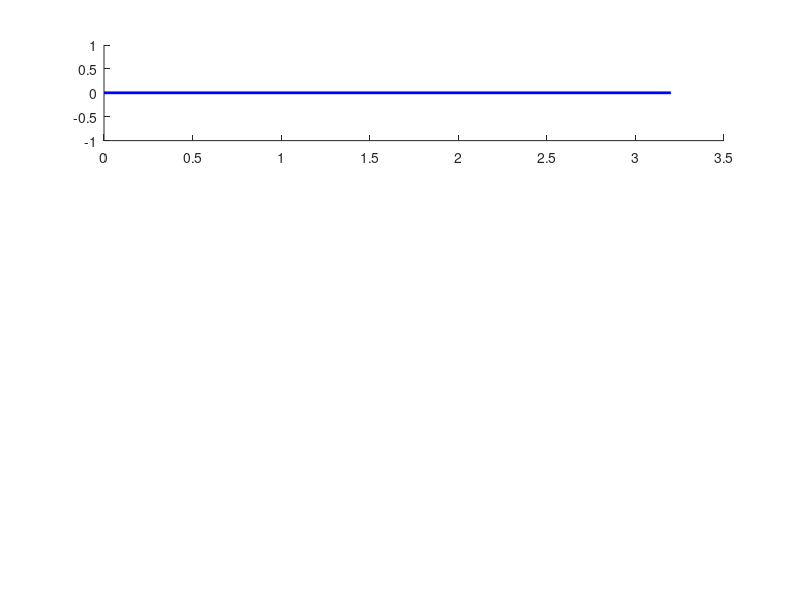

MATLAB code to generate this figure: (Note: this script raises an error after producing the figure.)
clc; clear all;
L1=3.2;L2=20;L3=7.5;L0=5;L=20;
F_friction=5;
t=0:0.05:10;
ang_speed=2;
theta=ang_speed*t;
A=[0;0];
D=L0*[-3;1];
F=D+[-5;0];
B=L1*[cos(theta);sin(theta)];
alpha=atan(-1/3)+pi;
theta2=alpha-theta;
D_mag=5*sqrt(10);
E=sqrt((D_mag*cos(alpha)-L1*cos(theta)).^2+(D_mag*sin(alpha)-L1*sin(theta)).^2);
beta=acos((E.^2+L2^2-L3^2)./(2*E*L2));
gamma=-asin((D_mag*sin(alpha)-L1*sin(theta))./E)+pi;
omega=asin((L0-(L1*sin(theta)+L2*sin(gamma+beta)))/L3);
theta4 = pi - alpha + omega;
C=[(L1*cos(theta)+L2*cos(gamma+beta));(L1*sin(theta)+L2*sin(gamma+beta))];
delta=0.874553;
E=D+[(L*cos(omega+delta));(L*sin(omega+delta))];
G=E+[-5;0];
E_up=D+[(L*cos(omega+delta));(L*sin(omega+delta))+10];
E_down=D+[(L*cos(omega+delta));(L*sin(omega+delta))-10];
E_x=E(1,:);
E_y=E(2,:);
E_vx=diff(E_x)./diff(t);
E_vy=diff(E_y)./diff(t);
E_v=sqrt(E_vx.^2+E_vy.^2);
A_torque=(F_friction/ang_speed)*E_v;

Jacob = (L1/L3)*( (L3*sin(theta2-theta4) + D_mag*sin(theta2)) ./ (L1*sin(theta2-theta4) + D_mag*sin(theta4)) );
J_theta2 = (D_mag*L1*sin(theta4)/L3).*( (D_mag*cos(theta2) + L3*cos(theta2-theta4) - L1) ./ ((L1*sin(theta2-theta4) + D_mag*sin(theta4)).^2) );
J_theta4 = (D_mag*L1*sin(theta2)/L3).*( (D_mag*cos(theta4) + L1*cos(theta2-theta4) - L3) ./ ((L1*sin(theta2-theta4) + D_mag*sin(theta4)).^2) );
ang_acc_D = (ang_speed^2) * (J_theta2 + Jacob .* J_theta4);

for i=1:length(t)
    ani=subplot(25,2,[1:12]);
    L1_bar=line([A(1) B(1,i)],[A(2) B(2,i)], 'Color', 'blue', 'linewidth', 2);
    L2_bar=line([B(1,i) C(1,i)],[B(2,i) C(2,i)], 'Color', [0.5 0 0.5 0.8], 'linewidth', 2);
    L3_bar=line([C(1,i) D(1)],[C(2,i) D(2)], 'Color', 'c', 'linewidth', 2);
    L_bar_fixed=line([E_down(1,i) E_up(1,i)],[E_down(2,i) E_up(2,i)], 'Color', [0.8 1 0 0.25], 'linewidth', 3);
    L_bar=line([E_down(1,i) E_up(1,i)],[E_down(2,i) E_up(2,i)], 'Color', [0.4940 0.1840 0.5560], 'linewidth', 2);
    L4_bar=line([D(1) E(1,i)],[D(2) E(2,i)], 'Color', 'c', 'linewidth', 2);
    L5_bar=line([F(1) G(1,i)],[F(2) G(2,i)], 'Color', [1 0 1], 'linewidth', 2);
    L6_bar=line([G(1,i) E(1,i)],[G(2,i) E(2,i)], 'Color', [0.4940 0.1840 0.5560], 'linewidth', 2);
    A_circle=viscircles(A',0.15);
    B_circle=viscircles(B(:,i)',0.15);
    C_circle=viscircles(C(:,i)',0.15);
    D_circle=viscircles(D',0.15);
    E_circle=viscircles(E(:,i)',0.15);
    F_circle=viscircles(F',0.15);
    G_circle=viscircles(G(:,i)',0.15);
    axis(ani,'equal');
    set(gca,'XLim',[-35 5],'YLim',[-5 35]);
    str1='E';
    str2=['Time elapsed:' num2str(t(i)) ' s'];
    time=text(-2,6,str2);
    pause(0.0005);
    if i<length(t)
        delete(A_circle);
        delete(B_circle);
        delete(C_circle);
        delete(D_circle);
        delete(E_circle);
        delete(F_circle);
        delete(G_circle);
        delete(L1_bar);
        delete(L2_bar);
        delete(L3_bar);
        delete(L4_bar);
        delete(L_bar);
        delete(L5_bar);
        delete(L6_bar);
        delete(time);
        vel=subplot(25,2,[20:22]); 
        plot(vel,t(1:i),E_v(1:i));
        set(vel,'XLim',[0 10],'YLim',[0 40]);
        xlabel(vel, 'Time (s)');
        ylabel(vel,'Amplitude (m/s)');
        title(vel,'Speed of E');
        grid on;
        
        acc = subplot(25,2,[30:32]);
        plot(acc,t(1:i),ang_acc_D(1:i));
        set(acc,'XLim',[0 10],'YLim',[-40 40]);
        xlabel(acc, 'Time (s)');
        ylabel(acc, 'Angular Accelaration (rad/s)');
        title(acc, 'Angular Accelaration (Input Angular Acc. = 0)');
        grid on;
        
        torque=subplot(25,2,[40:42]);
        plot(torque,t(1:i),A_torque(1:i));
        set(torque,'XLim',[0 10],'YLim',[0 100]);
        xlabel(torque, 'Time (s)');
        ylabel(torque,'Torque (N-s)');
        title(torque,'Torque Required at Crank A');
        grid on;
        
    end
    
end